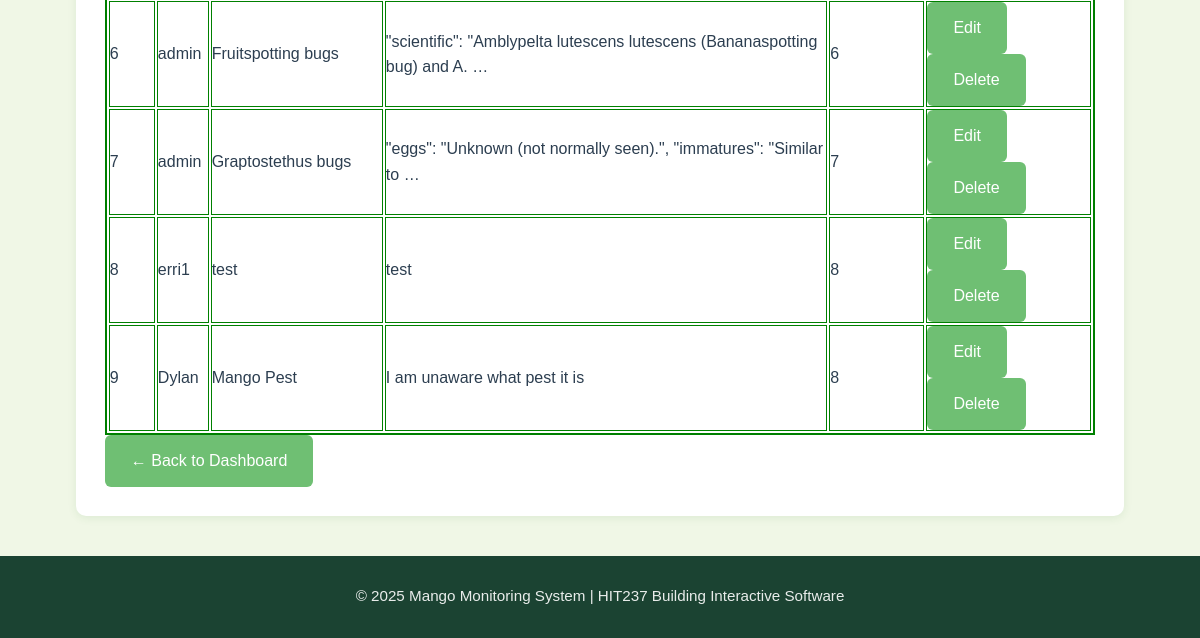
/myfarms/pests/ (signed in, lower part), run on an earlier commit of the app's database.
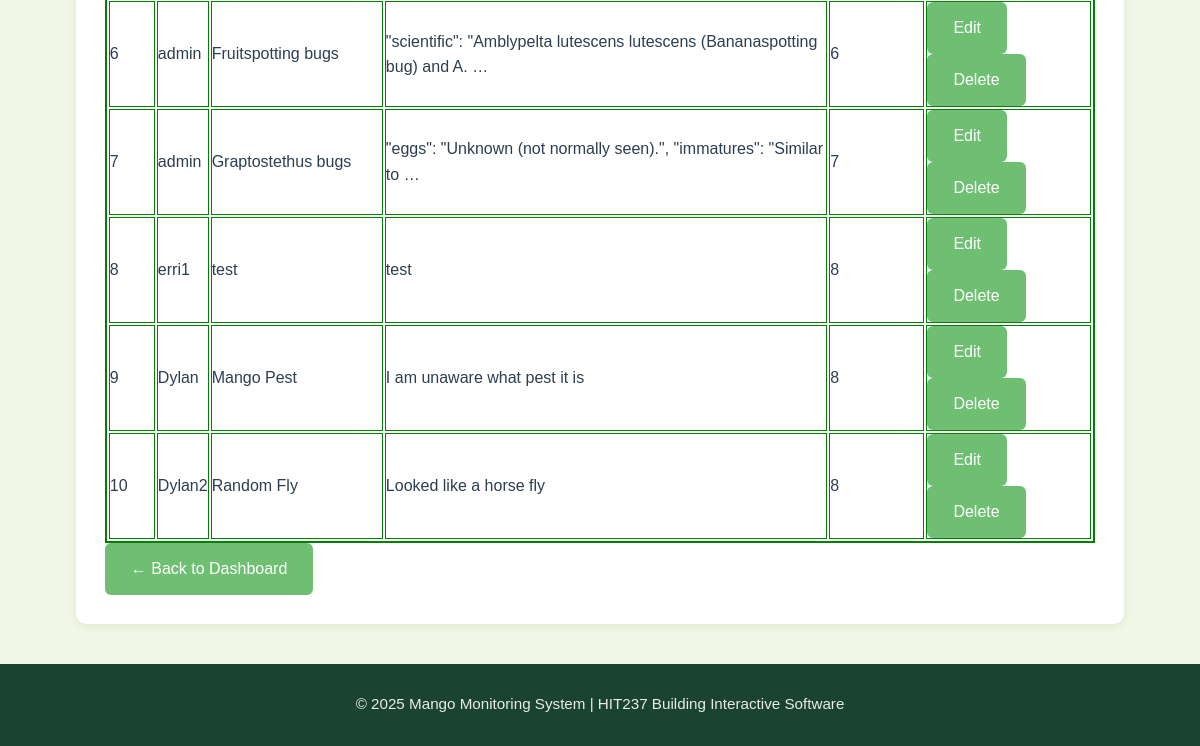
And on a later commit of the database.
### App2/models.py (models this page shows, shortened)
class Pest(models.Model):
    name = models.CharField(max_length=100)
    description = models.TextField()
    reference_pest_id = models.IntegerField(null=True, blank=True,help_text="ID from reference pest database if identified")
    created_by = models.ForeignKey(User, on_delete=models.SET_NULL, null=True)

### App2/views.py (the view)
# urls.py: path('pests/', views.PestListView.as_view(), name='pest-list'),
class PestListView(LoginRequiredMixin, ListView):
    model = Pest
    template_name = 'app2/pest_list.html'
    context_object_name = 'pests'
    def get_queryset(self):
        if self.request.user.is_superuser:
            user_filter = self.request.GET.get('user_filter', 'all')
            if user_filter != 'all':
                try:
                    user_id = int(user_filter)
                    return Pest.objects.filter(created_by_id=user_id)
                except (ValueError, TypeError):
                    return Pest.objects.all()
            else:
                return Pest.objects.all()
        else:
            return Pest.objects.filter(created_by=self.request.user)
    def get_context_data(self, **kwargs):
        context = super().get_context_data(**kwargs)
        if self.request.user.is_superuser:
            context['users'] = User.objects.all()
            context['current_user_filter'] = self.request.GET.get('user_filter', 'all')
            context['is_superuser'] = True
        else:
            context['is_superuser'] = False
        return context

### App2/templates/App2/pest_list.html (shortened to what this page needs)
{% extends 'app2/base.html' %}
{% block content %}
<div class="card shadow-sm p-3">
  {% if pests %}
  <div class="summary-table-container mb-4">    <table class="table w-auto text-center" style="border: 2px solid green;">
      <tbody>
        {% for pest in pests %}
        <tr>
          <td style="border: 1px solid green;">{{ forloop.counter }}</td>
          {% if is_superuser %}<td style="border: 1px solid green;">{{ pest.created_by.username }}</td>{% endif %}
          <td style="border: 1px solid green;">{{ pest.name }}</td>
          <td style="border: 1px solid green;">{{ pest.description|truncatewords:8 }}</td>
          <td style="border: 1px solid green;">
            {% if pest.reference_pest_id %}
              {{ pest.reference_pest_id }}
            {% else %}
              -
            {% endif %}
          </td>
          <td style="border: 1px solid green;">
            <a href="{% url 'App2:pest-update' pest.id %}" class="btn btn-success btn-sm">Edit</a>
            <a href="{% url 'App2:pest-delete' pest.id %}" class="btn btn-sm btn-outline-danger">Delete</a>
          </td>
        </tr>
        {% endfor %}
      </tbody>
    </table>
  </div>
  <a href="{% url 'App2:profile' %}" class="btn btn-outline-success">← Back to Dashboard</a>
  {% else %}
  <div class="alert alert-warning" role="alert">
    No pest records found.
  </div>
  {% endif %}
</div>
{% endblock %}

What changed in the data, as far as the page shows it:
added Pest: created_by.username "Dylan2", name "Random Fly", description "Looked like a horse fly", reference_pest_id "8"
